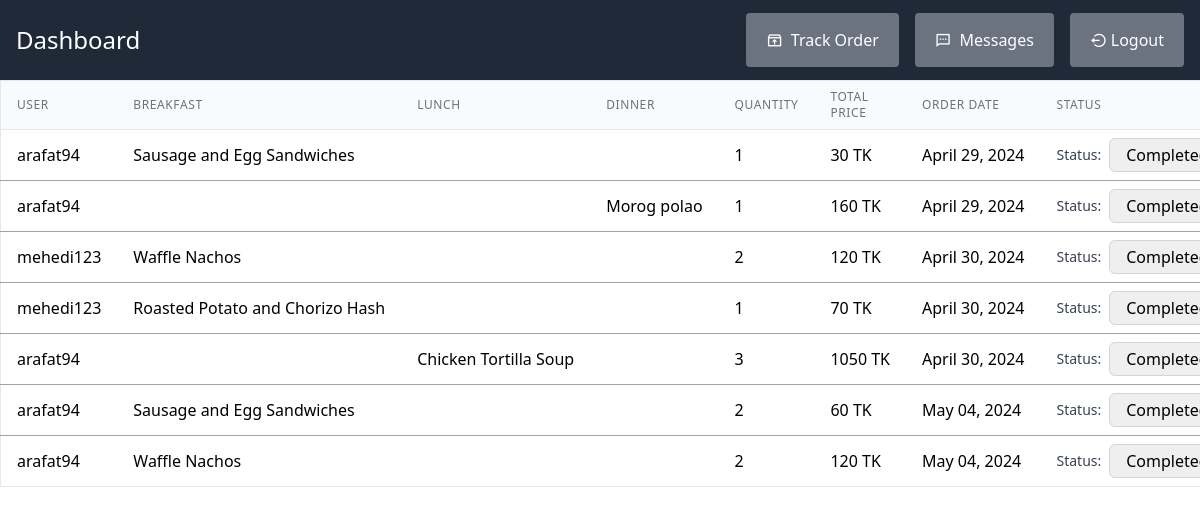
The page /trackorder/ on the database its author committed.
### uapcanteen/models.py (models this page shows, shortened)
class Order(models.Model):
    user = models.ForeignKey(User, on_delete=models.CASCADE)
    owner = models.ForeignKey(Owner, on_delete=models.CASCADE)
    breakfast = models.ForeignKey(Breakfast, on_delete=models.CASCADE, blank=True, null=True)
    lunch = models.ForeignKey(Lunch, on_delete=models.CASCADE, blank=True, null=True)
    dinner = models.ForeignKey(Dinner, on_delete=models.CASCADE, blank=True, null=True)
    quantity = models.IntegerField(default=1)
    total_price = models.IntegerField(default=0)
    order_date = models.DateTimeField(auto_now_add=True)
    is_completed = models.BooleanField(default=False)
    is_cancelled = models.BooleanField(default=False)

class Breakfast(models.Model):
    owner = models.ForeignKey(Owner, on_delete=models.CASCADE)
    name = models.CharField(max_length=100)
    price = models.IntegerField()
    description = models.TextField()
    image = models.ImageField(upload_to='images/')
    discount = models.IntegerField()
    rating = models.FloatField()

class Dinner(models.Model):
    owner = models.ForeignKey(Owner, on_delete=models.CASCADE)
    name = models.CharField(max_length=100)
    price = models.IntegerField()
    description = models.TextField()
    image = models.ImageField(upload_to='images/')
    discount = models.IntegerField()
    chefs_special = models.BooleanField()
    rating = models.FloatField()
    SPICY_LEVEL_CHOICES = [
    ('Mild', 'Mild'),
    ('Medium', 'Medium'),
    ('Spicy', 'Spicy')
    ]
    spiciness_level = models.CharField(max_length=15, choices=SPICY_LEVEL_CHOICES, blank=True, null=True)

class Lunch(models.Model):
    owner = models.ForeignKey(Owner, on_delete=models.CASCADE)
    name = models.CharField(max_length=100)
    price = models.IntegerField()
    description = models.TextField()
    image = models.ImageField(upload_to='images/')
    discount = models.IntegerField()
    rating = models.FloatField()
    SPICY_LEVEL_CHOICES = [
    ('Mild', 'Mild'),
    ('Medium', 'Medium'),
    ('Spicy', 'Spicy'),
    ('Extra Spicy', 'Extra Spicy')
    ]
    spiciness_level = models.CharField(max_length=15, choices=SPICY_LEVEL_CHOICES, blank=True, null=True)

### uapcanteen/views.py (the view)
# urls.py: path('trackorder/', trackorder, name='trackorder'),
def trackorder(request):
    orders = Order.objects.all()
    return render(request, 'trackorder.html', {'orders': orders})

### templates/trackorder.html (shortened to what this page needs)
{% extends "nav.html" %}
    {% block content %}
    <div class="overflow-x-auto">
        <table class="min-w-full table-auto border border-gray-200 divide-y divide-gray-200">
            <thead>
                <tr>
                    <th class="px-4 py-2 bg-gray-50 text-left text-xs font-medium text-gray-500 uppercase tracking-wider">User</th>
                    <th class="px-4 py-2 bg-gray-50 text-left text-xs font-medium text-gray-500 uppercase tracking-wider">Breakfast</th>
                    <th class="px-4 py-2 bg-gray-50 text-left text-xs font-medium text-gray-500 uppercase tracking-wider">Lunch</th>
                    <th class="px-4 py-2 bg-gray-50 text-left text-xs font-medium text-gray-500 uppercase tracking-wider">Dinner</th>
                    <th class="px-4 py-2 bg-gray-50 text-left text-xs font-medium text-gray-500 uppercase tracking-wider">Quantity</th>
                    <th class="px-4 py-2 bg-gray-50 text-left text-xs font-medium text-gray-500 uppercase tracking-wider">Total Price</th>
                    <th class="px-4 py-2 bg-gray-50 text-left text-xs font-medium text-gray-500 uppercase tracking-wider">Order Date</th>
                    <th class="px-4 py-2 bg-gray-50 text-left text-xs font-medium text-gray-500 uppercase tracking-wider">Status</th>
                </tr>
            </thead>
            <tbody class="bg-white divide-y divide-gray-400">
                {% for order in orders %}
                    <tr class="{% if not order.is_completed %}bg-red-100{% endif %}">
                        <td class="px-4 py-2 whitespace-nowrap">{{ order.user.username }}</td>
                        <td class="px-4 py-2 whitespace-nowrap">{{ order.breakfast.name }}</td>
                        <td class="px-4 py-2 whitespace-nowrap">{{ order.lunch.name }}</td>
                        <td class="px-4 py-2 whitespace-nowrap">{{ order.dinner.name }}</td>
                        <td class="px-4 py-2 whitespace-nowrap">{{ order.quantity }}</td>
                        <td class="px-4 py-2 whitespace-nowrap">{{ order.total_price }} TK</td>
                        <td class="px-4 py-2 whitespace-nowrap">{{ order.order_date|date:"F d, Y" }}</td>
                        <td class="px-4 py-2 whitespace-nowrap">
                            <div class="flex items-center space-x-2">
                                <form method="post" action="{% url 'update_order' order.id %}" class="flex items-center">
                                    <label for="status" class="text-sm font-medium text-gray-700 mr-2">Status:</label>
                                    <select name="status" onchange="this.form.submit()" class="border border-gray-300 rounded-md px-3 py-1 focus:outline-none focus:ring focus:ring-blue-500">
                                        <option value="completed" {% if order.is_completed %}selected{% endif %}>Completed</option>
                                    </select>
                                </form>
                            </div>
                        </td>
                    </tr>
                {% empty %}
                    <tr>
                        <td class="px-4 py-2 text-center text-sm italic" colspan="8">No orders found.</td>
                    </tr>
                {% endfor %}
            </tbody>
        </table>
    </div>
    {% endblock %}

### rows shown on the page
Order: user.username "arafat94", breakfast.name "Sausage and Egg Sandwiches", quantity "1", total_price "30", order_date "April 29, 2024", status "Completed"
Order: user.username "arafat94", dinner.name "Morog polao", quantity "1", total_price "160", order_date "April 29, 2024", status "Completed"
Order: user.username "mehedi123", breakfast.name "Waffle Nachos", quantity "2", total_price "120", order_date "April 30, 2024", status "Completed"
Order: user.username "mehedi123", breakfast.name "Roasted Potato and Chorizo Hash", quantity "1", total_price "70", order_date "April 30, 2024", status "Completed"
Order: user.username "arafat94", lunch.name "Chicken Tortilla Soup", quantity "3", total_price "1050", order_date "April 30, 2024", status "Completed"
Order: user.username "arafat94", breakfast.name "Sausage and Egg Sandwiches", quantity "2", total_price "60", order_date "May 04, 2024", status "Completed"
Order: user.username "arafat94", breakfast.name "Waffle Nachos", quantity "2", total_price "120", order_date "May 04, 2024", status "Completed"
